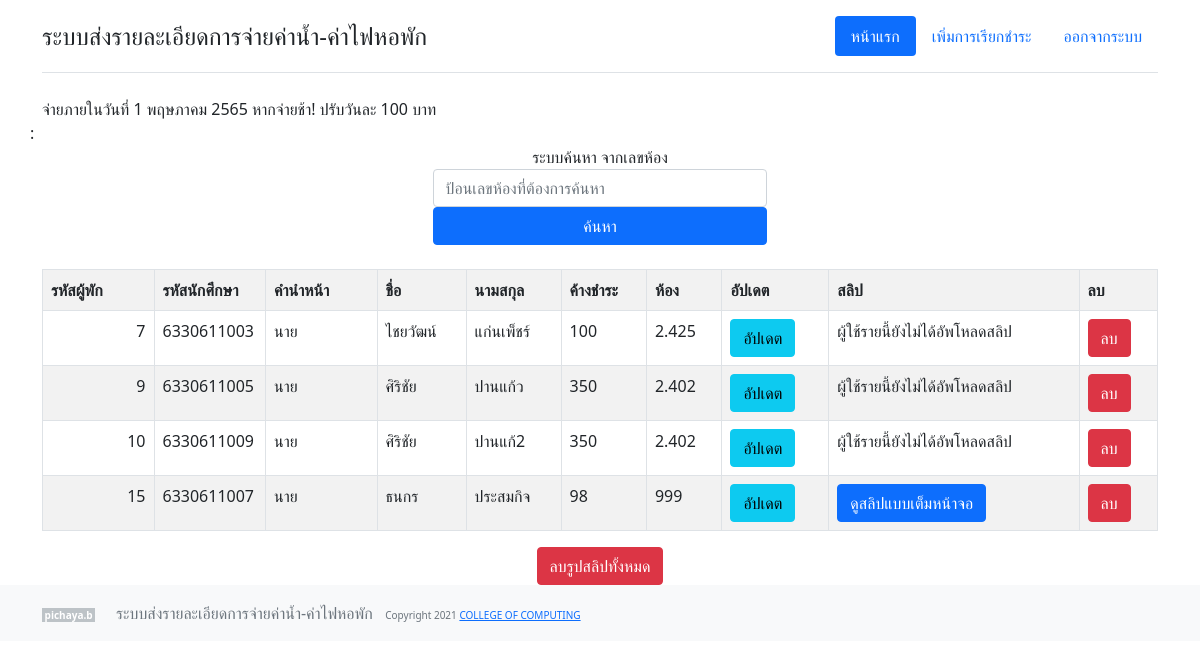
Before: /admin/index.php (signed in) with the older database file.
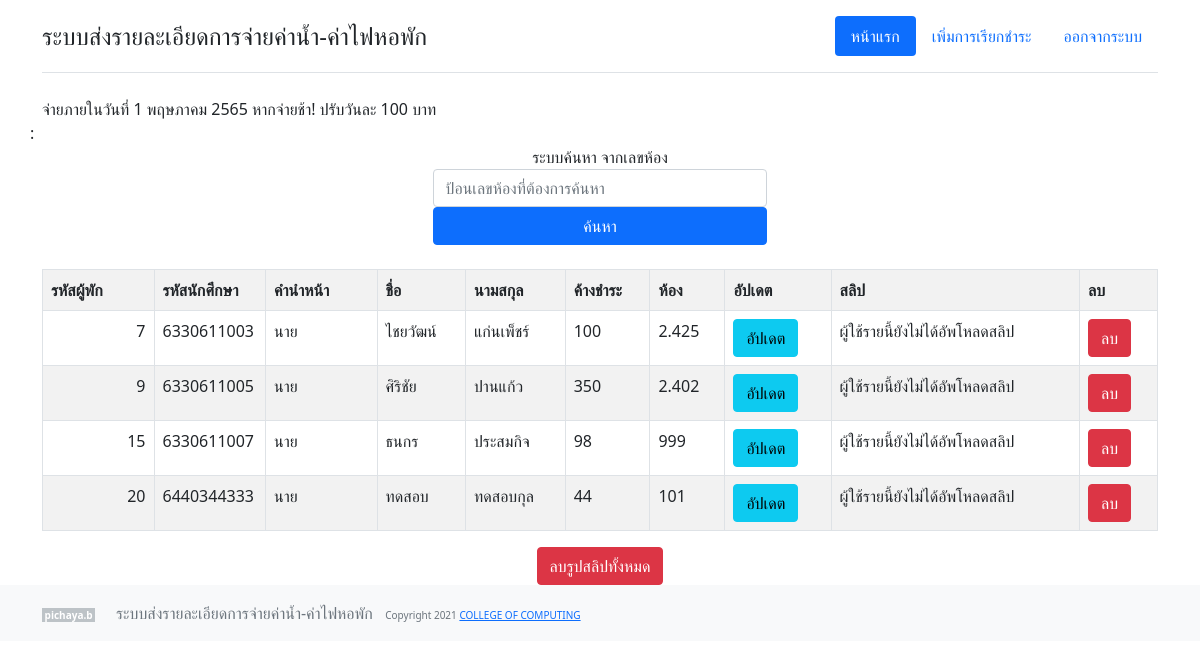
After: the same page with the newer database file.
### tables this page shows
CREATE TABLE `guest` (
  `guest_id` int(10) NOT NULL,
  `stu_id` varchar(100) NOT NULL,
  `password` varchar(100) NOT NULL,
  `g_prefix` varchar(50) NOT NULL,
  `g_name` varchar(100) NOT NULL,
  `g_sname` varchar(100) NOT NULL,
  `g_overdue` int(100) NOT NULL,
  `g_room` varchar(5) NOT NULL,
  `img_slip` varchar(100) NOT NULL
);

### admin/index.php (the view, shortened to what this page needs)
<?php
$main = new WConfig();
include 'condb.php';
?>
<!doctype html>
<html>
<head>
    <link href="assets/dist/css/bootstrap.min.css" rel="stylesheet">
</head>
<body>
    <?php
    include 'header.php';
    ?>
    <?php
    $search = isset($_GET['search']) ? $_GET['search'] : '';
    $sql = "SELECT * FROM `guest` WHERE g_room LIKE '%$search%'
";
    $result = mysqli_query($mysqli, $sql);
    ?>
    <div class="container">
        <div class="row">
            <marquee direction="left">จ่ายภายในวันที่ 1 พฤษภาคม 2565 หากจ่ายช้า! ปรับวันละ 100 บาท</marquee> :
            <div class="col-12">
                <center>
                    <form method="get" id="form" enctype="multipart/form-data" action="">
                        <label for="exampleInputEmail1">ระบบค้นหา จากเลขห้อง</label>
                        <div class="row" style="width: 30%;">
                            <input type="text" class="form-control" id="search" name="search" placeholder="ป้อนเลขห้องที่ต้องการค้นหา">
                            <button type="submit" class="btn btn-primary" >ค้นหา <i class="fa fa-search" aria-hidden="true"></i></button>
                        </div>
                    </form>
                    <br>
                </center>
                <table class="table  table-striped table-hover table-bordered">
                    <tr>
                        <th width='10%'>รหัสผู้พัก</th>
                        <th width='10%'>รหัสนักศึกษา</th>
                        <th width='10%'>คำนำหน้า</th>
                        <th>ชื่อ</th>
                        <th>นามสกุล</th>
                        <th>ค้างชำระ</th>
                        <th>ห้อง</th>
                        <th>อัปเดต</th>
                        <th>สลิป</th>
                        <th>ลบ</th>
                    </tr>
                    <?php while ($row = mysqli_fetch_array($result, MYSQLI_ASSOC)) { ?>
                        <tr>
                            <td align='right'><?php echo $row["guest_id"]; ?></td>
                            <td><?php echo $row["stu_id"]; ?></td>
                            <td><?php echo $row["g_prefix"]; ?></td>
                            <td><?php echo $row["g_name"]; ?></td>
                            <td><?php echo $row["g_sname"]; ?></td>
                            <td><?php echo $row["g_overdue"]; ?></td>
                            <td><?php echo $row["g_room"]; ?></td>
                            <td>
                                <form action="edit.php" method="post">
                                    <button type="submit" class="btn btn-info"> อัปเดต</button>
                                </form>
                            </td>
                            <td>
                                <?php
                                if ($row["img_slip"] != null) {
                                    echo '<form action="../img/slip/' . $row["img_slip"] . '" method="post">
                                    <input type="hidden" id="guest_id" name="guest_id" value="' . $row["guest_id"] . '">
                                    <button type="submit" class="btn btn-primary"> ดูสลิปแบบเต็มหน้าจอ</button>
                                    </form';
                                } else {
                                    echo 'ผู้ใช้รายนี้ยังไม่ได้อัพโหลดสลิป';
                                };
                                ?>
                            </td>
                            <td>
                                <form action="del-guest.php" method="post">
                                    <button type="submit" class="btn btn-danger"> ลบ</button>
                                </form>
                            </td>
                        </tr>
                    <?php } ?>
                </table>
                <center>
                    <form action="remove_all_slip.php" method="post">
                        <button type="submit" onClick='return confirmSubmit()' class="btn btn-danger"> ลบรูปสลิปทั้งหมด</button>
                    </form>
                </center>
            </div>
        </div>
    </div>
    <footer class="footer mt-auto py-3 bg-light">
        <div class="container">
            <span class="text-muted"><?php echo $main->footer; ?></span>
        </div>
    </footer>
</body>
</html>

### admin/header.php
<div class="container">
    <header class="d-flex flex-wrap justify-content-center py-3 mb-4 border-bottom">
        <a href="index.php" class="d-flex align-items-center mb-3 mb-md-0 me-md-auto text-dark text-decoration-none">
            <span class="fs-4"><?php echo $main->title_eng ?></span>
        </a>
        <ul class="nav nav-pills">
            <li class="nav-item"><a href="index.php" class="nav-link active" aria-current="page">หน้าแรก</a></li>
            <li class="nav-item"><a href="insert.php" class="nav-link">เพิ่มการเรียกชําระ</a></li>
            <li class="nav-item"><a href="logout.php" class="nav-link">ออกจากระบบ</a></li>
        </ul>
    </header>
</div>

Changed rows visible on the page:
removed guest: guest_id "10", stu "6330611009", g_prefix "นาย", g_name "ศิริชัย", g_sname "ปานแก้2", g_overdue "350", g_room "2.402", img_slip "ผู้ใช้รายนี้ยังไม่ได้อัพโหลดสลิป"
changed guest "ธนกร": img_slip "ดูสลิปแบบเต็มหน้าจอ" → "ผู้ใช้รายนี้ยังไม่ได้อัพโหลดสลิป"
added guest: guest_id "20", stu "6440344333", g_prefix "นาย", g_name "ทดสอบ", g_sname "ทดสอบกุล", g_overdue "44", g_room "101", img_slip "ผู้ใช้รายนี้ยังไม่ได้อัพโหลดสลิป"
